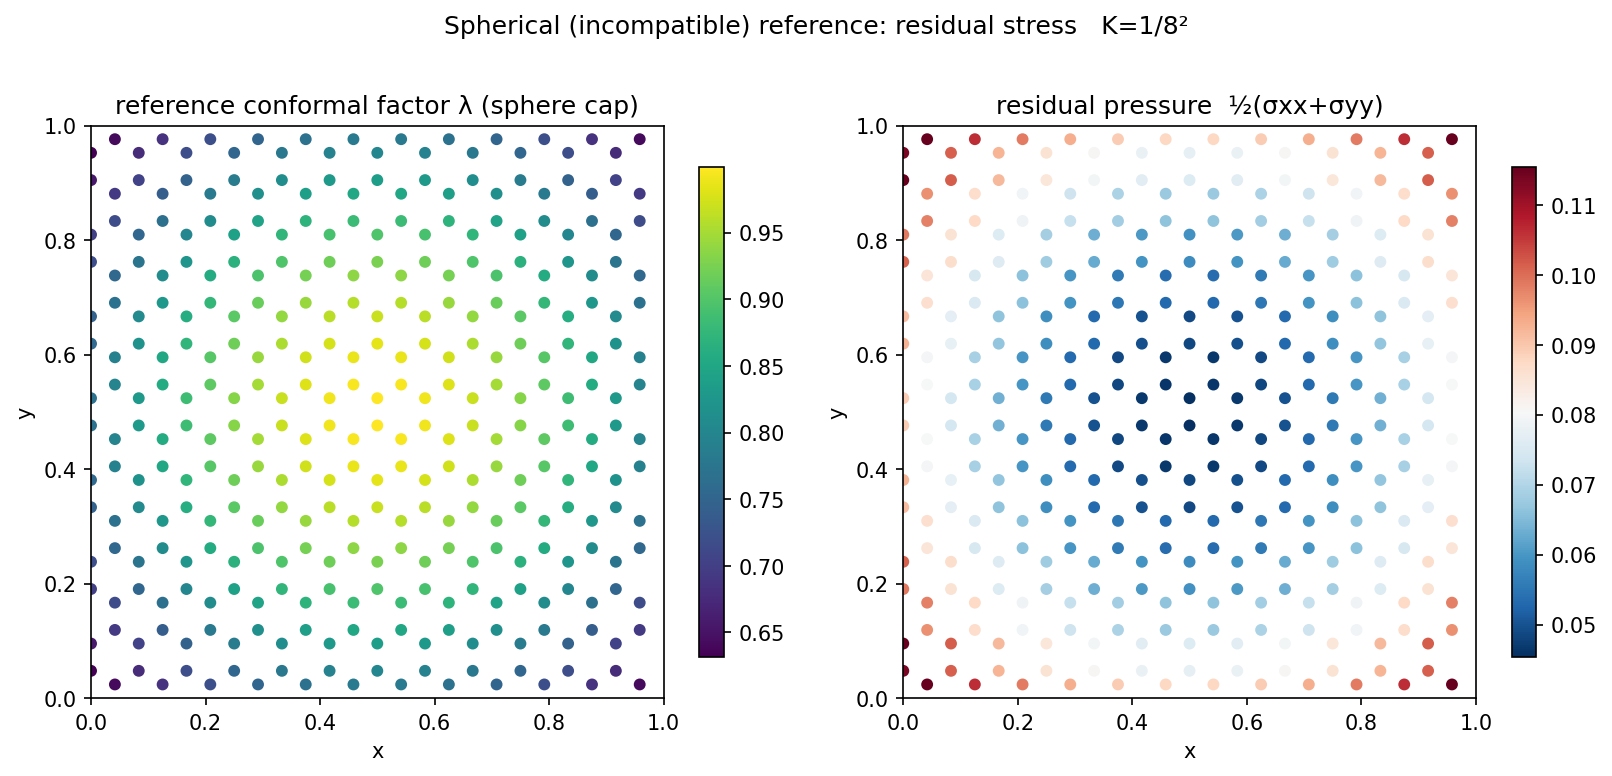

Python code for this plot:
"""
INCOMPATIBLE reference: a spherical (constant positive Gaussian curvature) reference metric on the
regular network. Conformal form ḡ = λ(r) I, λ(r) = 1/(1 + K r²/4)²  (Gaussian curvature = K > 0),
r = distance to the nearest periodic image of the cell centre. A sphere cannot be laid flat, so the
reference is frustrated → a residual stress field that cannot be relaxed away.
Run the inhomogeneous solver and show the per-triangle residual stress.
"""
import os, sys
import numpy as np
import matplotlib
matplotlib.use('Agg')
import matplotlib.pyplot as plt

HERE = os.path.dirname(os.path.abspath(__file__))
sys.path.insert(0, HERE)
sys.path.insert(0, os.path.abspath(os.path.join(HERE, '..')))
import _common as C
from forward_solver_dgbar import forward_dgbar

reg = C.make_lattice(1.0, 1.0, half=6.0); n = len(reg['simplices'])
L = np.array([reg['BL1'][0], reg['BL2'][1]])                 # periodic box [12, 12.12]
c0 = L / 2.0
d = reg['centroids'] - c0
d -= L * np.round(d / L)                                     # wrap to nearest image
r = np.hypot(d[:, 0], d[:, 1])

R = 8.0; K = 1.0 / R ** 2                                    # Gaussian curvature K>0 (sphere)
lam = 1.0 / (1.0 + K * r ** 2 / 4.0) ** 2                    # conformal factor
gbar = np.zeros((n, 2, 2)); gbar[:, 0, 0] = lam; gbar[:, 1, 1] = lam

out = forward_dgbar(reg, 1.0, gbar)
s = out['stress_field']                                      # (n,3) [xx,xy,yy]
p = 0.5 * (s[:, 0] + s[:, 2])                                # residual pressure
mises = np.sqrt((s[:, 0] - s[:, 2]) ** 2 + 4 * s[:, 1] ** 2) # deviatoric magnitude

print(f"spherical reference: K={K:.4f} (R={R}), λ∈[{lam.min():.3f},{lam.max():.3f}]")
print(f"residual pressure  : rms={np.sqrt((p**2).mean()):.4f}  |max|={np.abs(p).max():.4f}")
print(f"residual deviatoric: rms={np.sqrt((mises**2).mean()):.4f}  |max|={mises.max():.4f}")
print(f"macroscopic σ0     = [{out['sigma0'][0]:+.4f}, {out['sigma0'][1]:+.4f}, {out['sigma0'][2]:+.4f}]")

frac = (reg['centroids'] / L) % 1.0                          # fractional coords in [0,1]^2
fig, ax = plt.subplots(1, 2, figsize=(11, 5))
sc0 = ax[0].scatter(frac[:, 0], frac[:, 1], c=lam, s=22, cmap='viridis')
ax[0].set_title('reference conformal factor λ (sphere cap)'); plt.colorbar(sc0, ax=ax[0], shrink=.8)
sc1 = ax[1].scatter(frac[:, 0], frac[:, 1], c=p, s=22, cmap='RdBu_r')
ax[1].set_title('residual pressure  ½(σxx+σyy)'); plt.colorbar(sc1, ax=ax[1], shrink=.8)
for a in ax:
    a.set_aspect('equal'); a.set_xlim(0, 1); a.set_ylim(0, 1); a.set_xlabel('x'); a.set_ylabel('y')
fig.suptitle(f'Spherical (incompatible) reference: residual stress   K=1/{R:.0f}²')
plt.tight_layout(rect=[0, 0, 1, 0.95])
pth = os.path.join(HERE, 'sphere_reference.png')
plt.savefig(pth, dpi=150, bbox_inches='tight'); plt.close()
print(f"saved {os.path.basename(pth)}")
